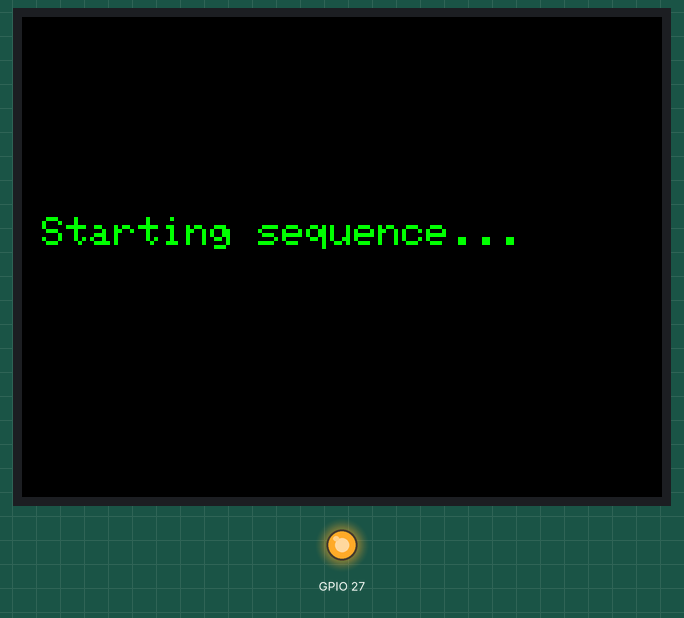
A program run on a simulated ESP32. Parts: 320×240 colour display, output pins drawn as LEDs (lit = HIGH). Storage starts empty; pins used as bus, display or sensor lines are not drawn; what the program prints to the serial monitor is not drawn.

Above: at 0.3 s.
At 1.4 s:
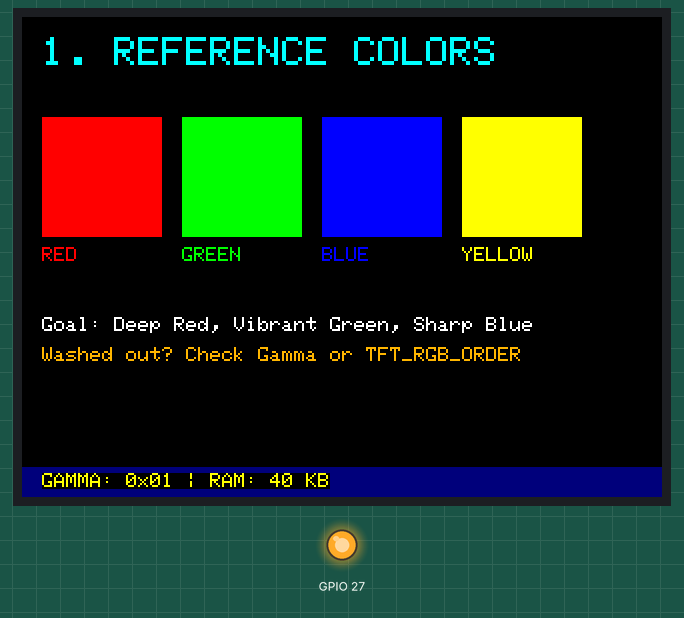
At 37.4 s:
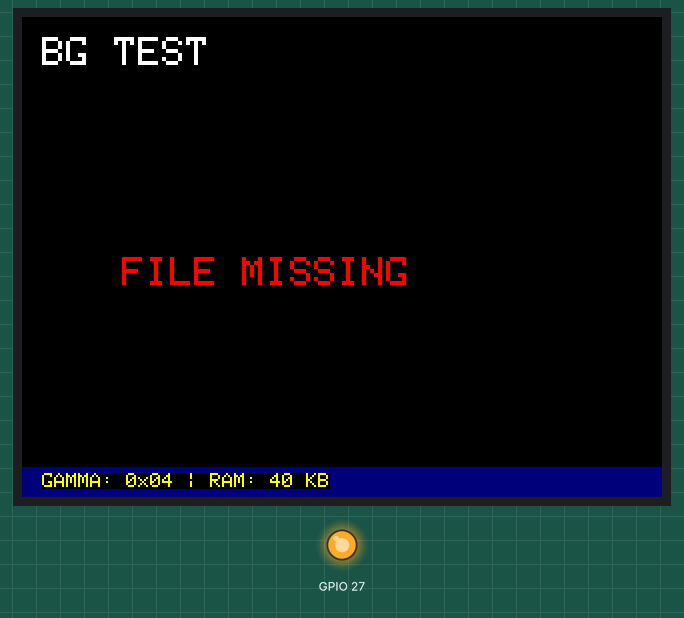

The program:

main.cpp
```cpp
/*
 * Color Diagnostic Firmware for ESP32 CYD (Overhauled)
 *
 * Fixes:
 * 1. Persistent Gamma Status display
 * 2. Proper layout for 320x240 (Rotation 3)
 * 3. Graceful handling of BG memory limits
 * 4. Faster cycling for comparison
 */

#include <Arduino.h>
#include <TFT_eSPI.h>
#include <SPI.h>
#include <SD.h>

// ============================================================================
// CONFIGURATION
// ============================================================================

TFT_eSPI tft = TFT_eSPI();

#define SD_CS 5
#define BLUEGILL_WIDTH 48
#define BLUEGILL_HEIGHT 32
#define BACKGROUND_WIDTH 240
#define BACKGROUND_HEIGHT 240

uint16_t *spriteBuffer = nullptr;
size_t bufferSize = BLUEGILL_WIDTH * BLUEGILL_HEIGHT * 2;

// Gamma State
uint8_t gammaCurves[] = {0x01, 0x02, 0x04, 0x08};
int currentGammaIdx = 0;

// ============================================================================
// UTILITIES
// ============================================================================

void displayText(const char *text, int x, int y, uint16_t color = TFT_WHITE, int size = 1) {
    tft.setTextColor(color, TFT_BLACK);
    tft.setTextSize(size);
    tft.setCursor(x, y);
    tft.print(text);
}

void setGamma(uint8_t curve) {
    tft.writecommand(0x26); // Gamma Set
    tft.writedata(curve);
    Serial.print("Gamma Curve set to: 0x");
    Serial.println(curve, HEX);
}

void showStatusOverlay() {
    char buf[64];
    sprintf(buf, "GAMMA: 0x%02X | RAM: %d KB", gammaCurves[currentGammaIdx], ESP.getFreeHeap() / 1024);

    // Draw background for status to ensure readability
    tft.fillRect(0, 225, 320, 15, TFT_NAVY);
    displayText(buf, 10, 228, TFT_YELLOW, 1);
}

bool loadRGB565(const char *path, size_t size) {
    File file = SD.open(path);
    if (!file) {
        Serial.print("Failed to open: ");
        Serial.println(path);
        return false;
    }

    if (file.size() != size) {
        Serial.print("Size mismatch for ");
        Serial.print(path);
        file.close();
        return false;
    }

    file.read((uint8_t*)spriteBuffer, size);
    file.close();
    Serial.print("Loaded: ");
    Serial.println(path);
    return true;
}

// ============================================================================
// TESTS
// ============================================================================

void showReferenceColors() {
    tft.fillScreen(TFT_BLACK);
    displayText("1. REFERENCE COLORS", 10, 10, TFT_CYAN, 2);

    // R, G, B, Y Blocks
    int blockW = 60;
    int blockH = 60;
    int startY = 50;

    tft.fillRect(10, startY, blockW, blockH, TFT_RED);
    displayText("RED", 10, startY + blockH + 5, TFT_RED, 1);

    tft.fillRect(80, startY, blockW, blockH, TFT_GREEN);
    displayText("GREEN", 80, startY + blockH + 5, TFT_GREEN, 1);

    tft.fillRect(150, startY, blockW, blockH, TFT_BLUE);
    displayText("BLUE", 150, startY + blockH + 5, TFT_BLUE, 1);

    tft.fillRect(220, startY, blockW, blockH, TFT_YELLOW);
    displayText("YELLOW", 220, startY + blockH + 5, TFT_YELLOW, 1);

    displayText("Goal: Deep Red, Vibrant Green, Sharp Blue", 10, 150, TFT_WHITE, 1);
    displayText("Washed out? Check Gamma or TFT_RGB_ORDER", 10, 165, TFT_ORANGE, 1);

    showStatusOverlay();
    delay(4000);
}

void testFile(const char *filename, const char *label, int y_pos, bool swap) {
    bufferSize = BLUEGILL_WIDTH * BLUEGILL_HEIGHT * 2;
    bool loaded = loadRGB565(filename, bufferSize);

    tft.setSwapBytes(swap);

    char buf[64];
    sprintf(buf, "%s (swap=%s)", label, swap ? "ON" : "OFF");
    displayText(buf, 10, y_pos, TFT_WHITE, 1);

    if (loaded) {
        // Draw copies across the row
        for(int i=0; i<5; i++) {
            tft.pushImage(10 + (60 * i), y_pos + 12, BLUEGILL_WIDTH, BLUEGILL_HEIGHT, spriteBuffer);
        }
    } else {
        displayText("FILE NOT FOUND", 100, y_pos, TFT_RED, 1);
    }
}

void testBackground(const char *filename, const char *label, bool swap) {
    tft.fillScreen(TFT_BLACK);
    displayText(label, 10, 10, TFT_WHITE, 2);

    size_t bgSize = BACKGROUND_WIDTH * BACKGROUND_HEIGHT * 2;

    // Attempt realloc
    void* newBuf = realloc(spriteBuffer, bgSize);
    if (!newBuf) {
        displayText("BG MEMORY FAIL (SKIP)", 40, 100, TFT_RED, 2);
        delay(1500);
        return;
    }
    spriteBuffer = (uint16_t*)newBuf;

    if (loadRGB565(filename, bgSize)) {
        tft.setSwapBytes(swap);
        tft.pushImage(40, 40, BACKGROUND_WIDTH, BACKGROUND_HEIGHT, spriteBuffer);

        char buf[32];
        sprintf(buf, "Swap: %s", swap ? "TRUE" : "FALSE");
        displayText(buf, 10, 25, TFT_YELLOW, 1);
    } else {
        displayText("FILE MISSING", 50, 120, TFT_RED, 2);
    }

    showStatusOverlay();
    delay(4000);

    // Restore small buffer to be safe
    spriteBuffer = (uint16_t*)realloc(spriteBuffer, BLUEGILL_WIDTH * BLUEGILL_HEIGHT * 2);
}

void runSpriteSequence() {
    tft.fillScreen(TFT_BLACK);
    displayText("2. SPRITE COMPARISON", 10, 10, TFT_CYAN, 2);

    // Adjusted Y positions to fit in 240 height
    testFile("/sprite_tests/fish_bluegill_EXTERNAL.rgb565", "EXT", 40, true);
    testFile("/sprite_tests/fish_bluegill_EXTERNAL.rgb565", "EXT", 75, false);
    testFile("/sprite_tests/fish_bluegill_CURRENT.rgb565", "CUR", 110, true);
    testFile("/sprite_tests/fish_bluegill_CURRENT.rgb565", "CUR", 145, false);
    testFile("/sprite_tests/fish_bluegill_VERIFIED.rgb565", "VER", 185, true);

    showStatusOverlay();
    delay(5000);

    // Only one background test per cycle to save time/memory
    testBackground("/sprite_tests/background_EXTERNAL.rgb565", "BG TEST", true);
}

// ============================================================================
// MAIN
// ============================================================================

void setup() {
    Serial.begin(115200);
    Serial.println("\n\n===== Color Diagnostic Firmware Overhaul =====");

    // Backlight
    pinMode(21, OUTPUT); digitalWrite(21, HIGH);
    pinMode(27, OUTPUT); digitalWrite(27, HIGH);

    // Display
    tft.init();
    tft.setRotation(1); // 320x240 landscape (USB port down)
    tft.invertDisplay(true); // Required for correct colors on this board
    tft.fillScreen(TFT_BLACK);

    // SD Card
    if (!SD.begin(SD_CS)) {
        displayText("SD FAILED!", 10, 100, TFT_RED, 3);
        while(1);
    }

    // Initial Buffer
    spriteBuffer = (uint16_t*)malloc(BLUEGILL_WIDTH * BLUEGILL_HEIGHT * 2);

    displayText("Starting sequence...", 10, 100, TFT_GREEN, 2);
    delay(1000);
}

void loop() {
    // Apply Gamma
    setGamma(gammaCurves[currentGammaIdx]);

    showReferenceColors();
    runSpriteSequence();

    // Next Gamma
    currentGammaIdx = (currentGammaIdx + 1) % 4;
}
```

Measured:
- what the display in image 1 shows lasts 4.1 s, from 1.4 s to 5.5 s
